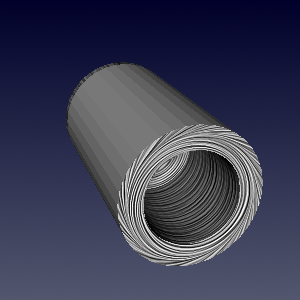

Generate this figure with Python:
#!/usr/bin/env python

# Test vtkCompositeSurfaceLICMapper: SurfaceLICCurvedContrastEnhancedMappedSmallGrain.

import vtkmodules.vtkInteractionStyle  # noqa: F401
import vtkmodules.vtkRenderingOpenGL2  # noqa: F401

import os

from vtkmodules.vtkCommonDataModel import vtkDataObject
from vtkmodules.vtkIOXML import vtkXMLPolyDataReader
from vtkmodules.vtkRenderingCore import (
    vtkActor,
    vtkRenderWindow,
    vtkRenderWindowInteractor,
    vtkRenderer,
)
from vtkmodules.vtkRenderingLICOpenGL2 import (
    vtkCompositeSurfaceLICMapper,
    vtkSurfaceLICInterface,
)

# Read data
data_dir = os.environ.get("VPE_DATA_DIR", os.path.dirname(os.path.abspath(__file__)))
reader = vtkXMLPolyDataReader()
reader.SetFileName(os.path.join(data_dir, "disk_out_ref_surface.vtp"))
reader.Update()
data_obj = reader.GetOutputDataObject(0)

# Mapper
lic_mapper = vtkCompositeSurfaceLICMapper()
lic_mapper.SetInputArrayToProcess(
    0, 0, 0, vtkDataObject.FIELD_ASSOCIATION_POINTS_THEN_CELLS, "V")
lic_mapper.SetInputDataObject(data_obj)

# LIC interface parameters
lic_interface = lic_mapper.GetLICInterface()
lic_interface.SetNumberOfSteps(40)
lic_interface.SetStepSize(0.4)
lic_interface.SetEnhancedLIC(1)
lic_interface.SetNormalizeVectors(1)
lic_interface.SetGenerateNoiseTexture(1)
lic_interface.SetNoiseType(1)
lic_interface.SetNoiseTextureSize(200)
lic_interface.SetNoiseGrainSize(1)
lic_interface.SetMinNoiseValue(0.0)
lic_interface.SetMaxNoiseValue(1.0)
lic_interface.SetNumberOfNoiseLevels(1024)
lic_interface.SetImpulseNoiseProbability(1.0)
lic_interface.SetImpulseNoiseBackgroundValue(0.0)
lic_interface.SetNoiseGeneratorSeed(1)
lic_interface.SetEnhanceContrast(4)
lic_interface.SetLowLICContrastEnhancementFactor(0.0)
lic_interface.SetHighLICContrastEnhancementFactor(0.0)
lic_interface.SetLowColorContrastEnhancementFactor(0.0)
lic_interface.SetHighColorContrastEnhancementFactor(0.0)
lic_interface.SetAntiAlias(0)
lic_interface.SetColorMode(1)
lic_interface.SetLICIntensity(0.8)
lic_interface.SetMapModeBias(0.0)
lic_interface.SetMaskOnSurface(0)
lic_interface.SetMaskThreshold(0.0)
lic_interface.SetMaskIntensity(0.0)
lic_interface.SetMaskColor([1.0, 0.0, 0.84705])

# Actor
lic_actor = vtkActor()
lic_actor.SetMapper(lic_mapper)

# Renderer
renderer = vtkRenderer()
renderer.AddActor(lic_actor)
renderer.SetBackground(0.3216, 0.3412, 0.4314)
renderer.SetBackground2(0.0, 0.0, 0.1647)
renderer.GradientBackgroundOn()

# Render window
render_window = vtkRenderWindow()
render_window.SetSize(300, 300)
render_window.AddRenderer(renderer)
render_window.SetWindowName("surface lic curved contrast enhanced mapped small grain")

# Interactor
interactor = vtkRenderWindowInteractor()
interactor.SetRenderWindow(render_window)

# Functional render for OpenGL context check
render_window.Render()

if not vtkSurfaceLICInterface.IsSupported(render_window):
    print("WARNING: Surface LIC not supported, skipping.")
else:
    # Scene
    camera = renderer.GetActiveCamera()
    camera.SetFocalPoint(-1.88, -0.98, -1.04)
    camera.SetPosition(13.64, 4.27, -31.59)
    camera.SetViewAngle(30)
    camera.SetViewUp(0.41, 0.83, 0.35)
    renderer.ResetCamera()

    interactor.Initialize()
    interactor.Start()
